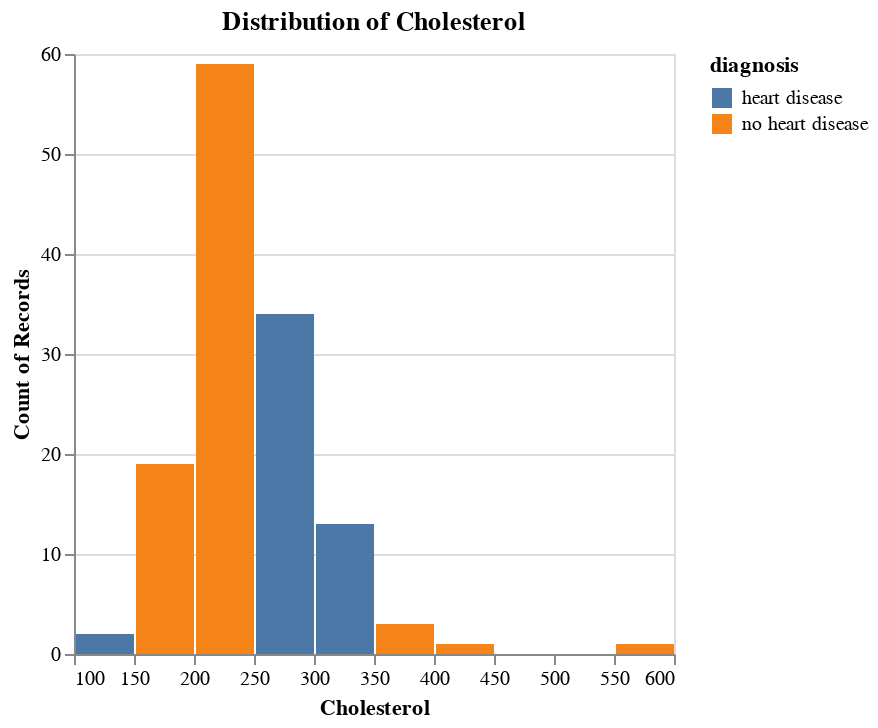

The notebook cell saved with this chart:
### Code cell
# cholesterol
chol_hist = alt.Chart(heart_disease_to_plot).mark_bar().encode(
    x=alt.X("cholesterol:Q", bin = True).title("Cholesterol"),
    y=alt.Y("count()").stack(False),
    color = "diagnosis:N"
).properties(
    title = "Distribution of Cholesterol"
)

chol_hist

### Figure 1 — Vega-Lite specification as saved in the notebook (floating-point values rounded to 4 significant figures; data arrays with more than 128 entries replaced by an {"elided": "..."} marker saying what was removed)
{"config": {"view": {"continuousWidth": 300, "continuousHeight": 300}}, "data": {"name": "data-0c665f7d56cb8c6e67eee32e6e1f78ee"}, "mark": {"type": "bar"}, "encoding": {"color": {"field": "diagnosis", "type": "nominal"}, "x": {"bin": true, "field": "cholesterol", "title": "Cholesterol", "type": "quantitative"}, "y": {"aggregate": "count", "stack": false, "type": "quantitative"}}, "title": "Distribution of Cholesterol", "$schema": "https://vega.github.io/schema/vega-lite/v5.15.1.json", "datasets": {"data-0c665f7d56cb8c6e67eee32e6e1f78ee": {"elided": "227 records"}}}
